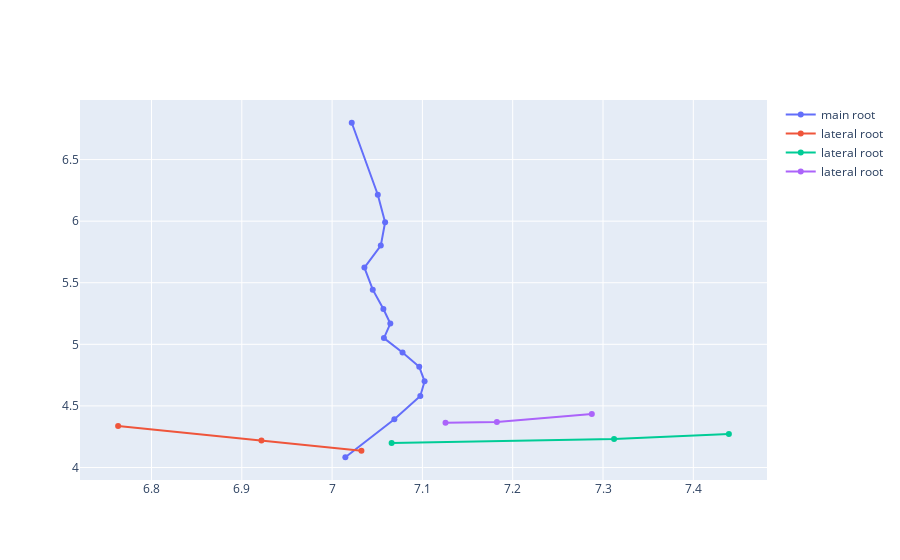
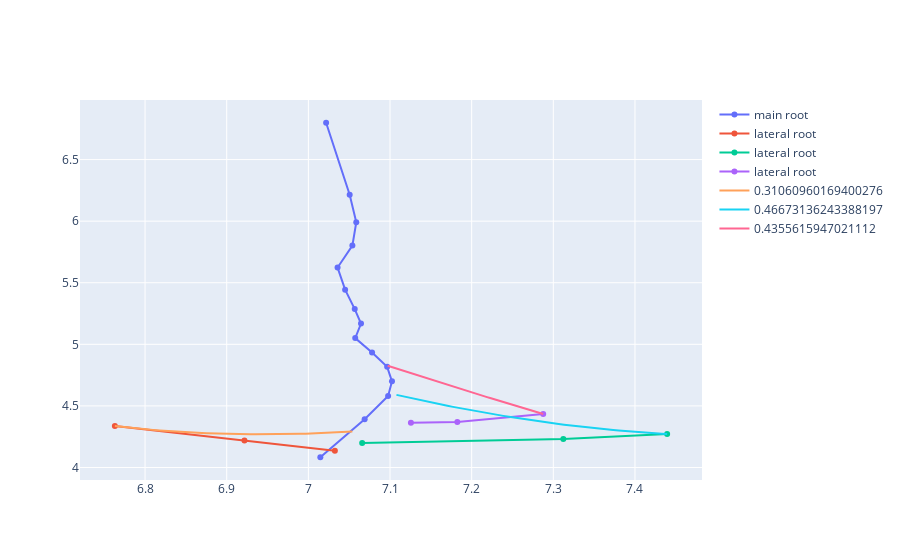
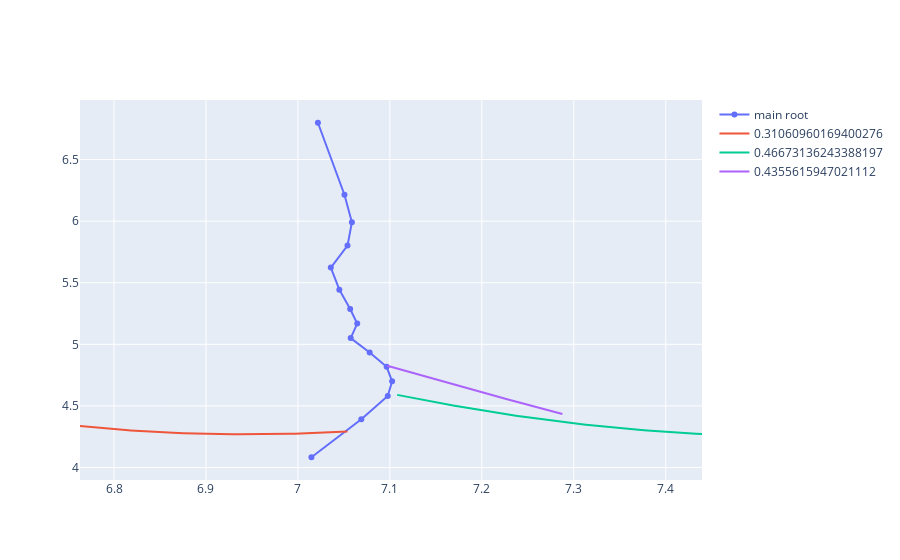

Notebook code for these charts, in order:
### Code cell
array = parseData('084_4_C_day1.csv')
fig = plotData(array)
fig.show()
fig2 = go.Figure()
G= 2
al =1
latteralRoots = array[1]
MainRootPoints = array[0]
trace= plotPoints(MainRootPoints, "main root")
fig2.add_trace(trace)
pqs =[]
Info = [["pq", "length", "txy"]]
for root in latteralRoots:
    pqs.append(root[-1])
for pq in pqs:
    DAC = findMostOptimal(MainRootPoints, G,al,pq) #returns length, txy, dplot, raplot
    array =[pq, DAC[0], DAC[1]]
    Info.append(array)
    fig.add_trace(DAC[3])
    fig2.add_trace(DAC[3])
fig.show()
fig2.show()
print(Info)
